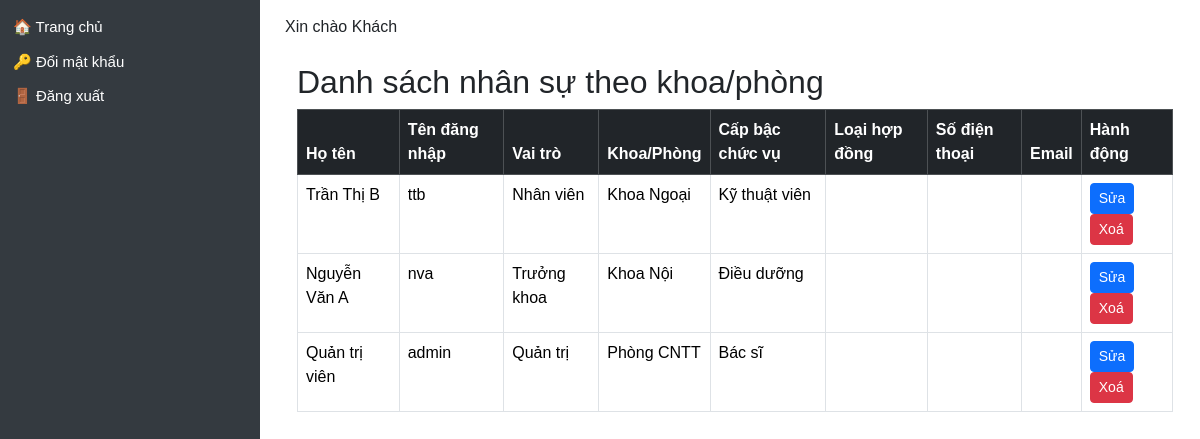
/users-by-department, run on the app's committed database.
### models/user.py (models this page shows)
class User(db.Model, UserMixin):
    __tablename__ = 'user'
    id = db.Column(db.Integer, primary_key=True)
    name = db.Column(db.String(100), nullable=False)
    username = db.Column(db.String(50), unique=True, nullable=False)
    password = db.Column(db.String(100), nullable=False)
    role = db.Column(db.String(20))  # admin / manager / user
    department = db.Column(db.String(100))
    position = db.Column(db.String(50))  # Bác sĩ / Điều dưỡng / KTV...
    contract_type = db.Column(db.String(50))  # Hợp đồng / Biên chế / v.v.
    email = db.Column(db.String(120))
    phone = db.Column(db.String(20))
    start_year = db.Column(db.Integer)  # ✅ Năm vào công tác (mới thêm)
    schedules = relationship("Schedule", back_populates="user")
    leave_requests = relationship('LeaveRequest', back_populates='user')

### app.py (the view)
@app.route('/users-by-department')
def users_by_department():
    user_role = session.get('role')
    user_dept = session.get('department')
    if user_role in ['manager', 'user']:
        users = User.query.filter(User.department == user_dept).order_by(User.name).all()
        departments = [user_dept]
        selected_department = user_dept
    else:
        departments = [d[0] for d in db.session.query(User.department).filter(User.department != None).distinct().all()]
        selected_department = request.args.get('department')
        if selected_department:
            users = User.query.filter(User.department == selected_department).order_by(User.name).all()
        else:
            users = User.query.order_by(User.department, User.name).all()
    return render_template(
        'users_by_department.html',
        users=users,
        departments=departments,
        selected_department=selected_department,
        current_user_role=user_role  # Truyền vào để template biết đang là role gì
    )

### app.py (called while the page is built)
@app.context_processor
def inject_user():
    user = None
    if 'user_id' in session:
        user = db.session.get(User, session['user_id'])
    return dict(user=user)

@app.context_processor
def inject_helpers():
    return dict(get_titled_names=get_titled_names)

@app.context_processor
def inject_helpers():
    return dict(get_titled_names=get_titled_names)

### templates/users_by_department.html (shortened to what this page needs)
{% extends "layout.html" %}
{% block content %}
<div class="container mt-4">
  <h2>Danh sách nhân sự theo khoa/phòng</h2>
  <table class="table table-bordered">
     <thead class="table-dark">
       <tr>
        <th>Họ tên</th>
        <th>Tên đăng nhập</th>
        <th>Vai trò</th>
        <th>Khoa/Phòng</th>
        <th>Cấp bậc chức vụ</th>
        <th>Loại hợp đồng</th>
        <th>Số điện thoại</th>
        <th>Email</th>
        <th>Hành động</th>
       </tr>
    </thead>
    <tbody>
      {% for user in users %}
      <tr>
         <td>{{ user.name }}</td>
         <td>{{ user.username }}</td>
         <td>
           {% if user.role == 'admin' %}Quản trị
           {% elif user.role == 'manager' %}Trưởng khoa
           {% elif user.role == 'user' %}Nhân viên
           {% else %}{{ user.role }}
           {% endif %}
         </td>
         <td>{{ user.department }}</td>
         <td>{{ user.position or '' }}</td>
         <td>{{ user.contract_type or '' }}</td>
         <td>{{ user.phone or '' }}</td>
         <td>{{ user.email or '' }}</td>
         <td>
             <a href="/users/edit/{{ user.id }}" class="btn btn-sm btn-primary">Sửa</a>
             <a href="/users/delete/{{ user.id }}" class="btn btn-sm btn-danger" onclick="return confirm('Xác nhận xoá?')">Xoá</a>
         </td>
      </tr>
      {% endfor %}
    </tbody>
  </table>
</div>
{% endblock %}

### templates/layout.html (shortened to what this page needs)
<!DOCTYPE html>
<html lang="vi">
<head>
  <link rel="stylesheet" href="https://cdn.jsdelivr.net/npm/bootstrap@5.3.3/dist/css/bootstrap.min.css">
</head>
<body>
  <div class="sidebar">
    <ul>
      <li><a href="/">🏠 Trang chủ</a></li>
      <li><a href="/change-password">🔑 Đổi mật khẩu</a></li>
      <li><a href="/logout">🚪 Đăng xuất</a></li>
    </ul>
  </div>
  <div class="content">
    {% if user %}
      <p class="d-print-none">Xin chào {{ user.name }} ({{ user.role }})</p>
    {% else %}
      <p>Xin chào Khách</p>
    {% endif %}
    {% block content %}{% endblock %}
  </div>
</body>
</html>

### templates/layout.html (style rules this page uses)
body { margin: 0; font-family: Arial, sans-serif; }
.sidebar { height: 100vh; width: 260px; position: fixed; top: 0; left: 0; background-color: #343a40; padding-top: 10px; color: white; }
.sidebar ul { list-style-type: none; padding: 0; }
.sidebar ul li { padding: 6px 13px; font-size: 15px; }
.sidebar ul li a { color: white; text-decoration: none; display: block; }
.content { margin-left: 270px; padding: 15px; }

### data on the page
User: name "Trần Thị B", username "ttb", role "Nhân viên", department "Khoa Ngoại", position "Kỹ thuật viên"
User: name "Nguyễn Văn A", username "nva", role "Trưởng khoa", department "Khoa Nội", position "Điều dưỡng"
User: name "Quản trị viên", username "admin", role "Quản trị", department "Phòng CNTT", position "Bác sĩ"
